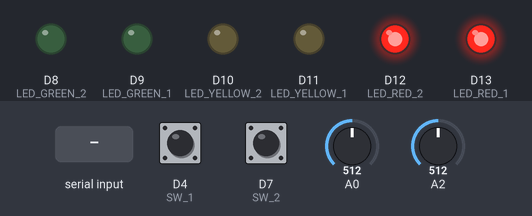
This sketch was run on a simulated Arduino Uno R4 WiFi. On the bench: output pins drawn as LEDs (lit = HIGH). Dashed ring = blinking. The inputs (shaded band) are chosen by the test bench; at power-on: D4 (SW_1) LOW, D7 (SW_2) LOW, A0 = 512, A2 = 512 (analog values on the 0–1023 scale). What the sketch prints to the serial monitor is not drawn.

Above: at 1.2 s.
1.3 s: "START\n" received over Serial
At 1.47 s:
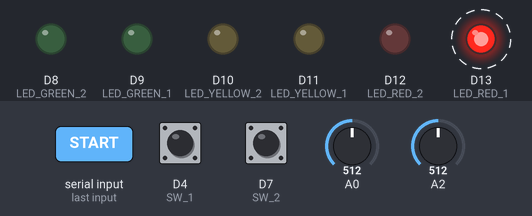
At 2.09 s:
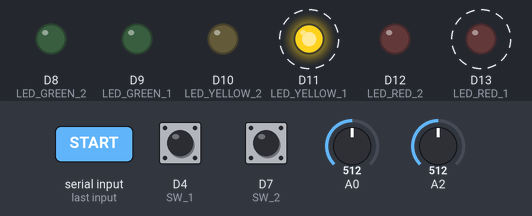
16.3 s: "STOP\n" received over Serial
At 16.9 s:
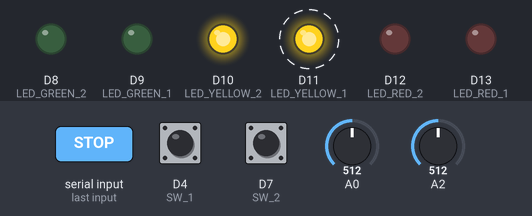
Timing chart, 0 to 18.8 s (numbered marks = the images above; inputs shaded):
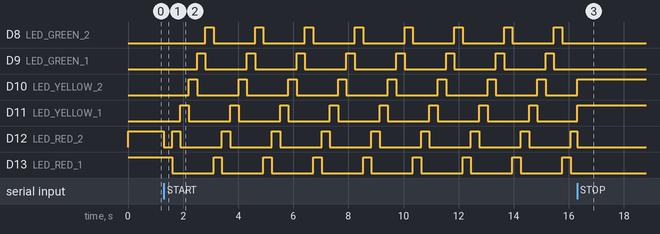

Measured:
- after the input at 1.3 s, D8 (LED_GREEN_2): alternates HIGH for 0.30 s and LOW for 1.5 s, starting after 1.5 s; D9 (LED_GREEN_1): alternates HIGH for 0.30 s and LOW for 1.5 s, starting after 1.2 s
- after the input at 16.3 s, D8 (LED_GREEN_2): stays LOW (without the input it goes to HIGH after 0.97 s); D9 (LED_GREEN_1): stays LOW (without the input it goes to HIGH after 0.67 s); D13 (LED_RED_1): stays LOW (without the input it goes to HIGH after 1.3 s)

The sketch:

Uno_R4_2ch_512Hz.ino
```cpp
#include "FspTimer.h"
#include <Arduino.h>

// ===== CONFIGURATION =====
#define NUM_CHANNELS 2              // A0, A2
#define HEADER_LEN 3
#define PACKET_LEN (NUM_CHANNELS * 2 + HEADER_LEN + 1) // 8 bytes
#define SAMP_RATE 512.0             // 512 Hz
#define SYNC_BYTE_1 0xC7
#define SYNC_BYTE_2 0x7C
#define END_BYTE 0x01
#define BAUD_RATE 230400

// ===== LED & SWITCH CONFIG =====
#define LED_RED_1   13  // Top 1
#define LED_RED_2   12  // Top 2

#define LED_YELLOW_1  11  // Middle 1
#define LED_YELLOW_2  10  // Middle 2

#define LED_GREEN_1   9   // Bottom 1
#define LED_GREEN_2   8   // Bottom 2

#define SW_1  4   // Button 1
#define SW_2  7   // Button 2

bool sw1 = false;
bool sw2 = false;

// ===== GLOBALS =====
uint8_t packetBuffer[PACKET_LEN];
uint8_t ch_A0 = 0;
uint8_t ch_A2 = 2;
uint16_t adcValue = 0;
bool timerStatus = false;
bool bufferReady = false;
FspTimer ChordsTimer;

// State Variabless
bool isConnected = false;
bool isAcquiring = false;

// ===== HELPER FUNCTIONS =====
void updateLEDs() {
  if (!isConnected) {
    // Disconnected: Red ON
    digitalWrite(LED_RED_1, HIGH);
    digitalWrite(LED_RED_2, HIGH);
    digitalWrite(LED_YELLOW_1, LOW);
    digitalWrite(LED_YELLOW_2, LOW);
    digitalWrite(LED_GREEN_1, LOW);
    digitalWrite(LED_GREEN_2, LOW);
  }
  else if (isConnected && !isAcquiring) {
    // Connected (Idle): Yellow ON
    digitalWrite(LED_RED_1, LOW);
    digitalWrite(LED_RED_2, LOW);
    digitalWrite(LED_YELLOW_1, HIGH);
    digitalWrite(LED_YELLOW_2, HIGH);
    digitalWrite(LED_GREEN_1, LOW);
    digitalWrite(LED_GREEN_2, LOW);
  }
}

// ===== TIMER FUNCTIONS =====
bool timerStart() {
  timerStatus = true;
  isAcquiring = true;
  isConnected = true;
  updateLEDs();
  return ChordsTimer.start();
}

bool timerStop() {
  timerStatus = false;
  bufferReady = false;
  isAcquiring = false;
  updateLEDs();
  return ChordsTimer.stop();
}

void timerCallback(timer_callback_args_t __attribute((unused)) * p_args) {
  if (!timerStatus) {
    return;
  }

  // Read 2 channels (A0, A2)
  adcValue = analogRead(ch_A0);
  packetBuffer[HEADER_LEN] = highByte(adcValue);
  packetBuffer[HEADER_LEN + 1] = lowByte(adcValue);

  adcValue = analogRead(ch_A2);
  packetBuffer[HEADER_LEN + 2] = highByte(adcValue);
  packetBuffer[HEADER_LEN + 3] = lowByte(adcValue);

  // Increment counter
  packetBuffer[2]++;
  bufferReady = true;
}

bool timerBegin(float sampling_rate) {
  uint8_t timer_type = GPT_TIMER;
  int8_t timer_channel = FspTimer::get_available_timer(timer_type);

  if (timer_channel != -1) {
    ChordsTimer.begin(TIMER_MODE_PERIODIC, timer_type, timer_channel, sampling_rate, 0.0f, timerCallback);
    ChordsTimer.setup_overflow_irq();
    ChordsTimer.open();
    return true;
  } else {
    return false;
  }
}

// ===== DATA TRANSMISSION =====
void sendBinaryPacket() {
  Serial.write(packetBuffer, PACKET_LEN);
}

// ===== COMMAND PROCESSING =====
void processCommand(String command) {
  command.trim();
  command.toUpperCase();

  // If we receive ANY command, we ensure we are marked connected
  if (!isConnected) {
    isConnected = true;
    updateLEDs();
  }

  if (command == "WHORU") {
    Serial.println("UNO-R4-2CH-512HZ");
  }
  else if (command == "START") {
    timerStart();
    Serial.println("ACQUISITION_STARTED");
  }
  else if (command == "STOP") {
    timerStop();
    Serial.println("ACQUISITION_STOPPED");
  }
  else if (command == "STATUS") {
    Serial.println(timerStatus ? "RUNNING" : "STOPPED");
  }
  else if (command == "CONFIG") {
    Serial.println("2 CHANNELS @ 512 Hz");
    Serial.println("CH0 = A0");
    Serial.println("CH1 = A2");
    Serial.println("PACKET_SIZE = 8 bytes");
  }
  else {
    Serial.println("UNKNOWN_COMMAND");
  }
}

// ===== SETUP =====
void setup() {
  Serial.begin(BAUD_RATE);

  // LED Setup
  pinMode(LED_RED_1, OUTPUT);
  pinMode(LED_YELLOW_1, OUTPUT);
  pinMode(LED_GREEN_1, OUTPUT);

  pinMode(LED_RED_2, OUTPUT);
  pinMode(LED_YELLOW_2, OUTPUT);
  pinMode(LED_GREEN_2, OUTPUT);

  // Switch Setup
  pinMode(SW_1, INPUT);
  pinMode(SW_2, INPUT);

  // Initialize packet buffer
  packetBuffer[0] = SYNC_BYTE_1;
  packetBuffer[1] = SYNC_BYTE_2;
  packetBuffer[2] = 0;
  packetBuffer[PACKET_LEN - 1] = END_BYTE;

  timerBegin(SAMP_RATE);
  analogReadResolution(14);

  // Initial State: Disconnected (Red)
  isConnected = false;
  isAcquiring = false;
  updateLEDs();

  // Print banner
  Serial.println("\n=== 2-CHANNEL BCI @ 512 Hz ===");
}

// ===== LED ANIMATION =====
void runChaserAnimation() {
  static unsigned long lastUpdate = 0;
  static int currentLedIdx = 0;

  const int ledPins[] = {LED_RED_1, LED_RED_2, LED_YELLOW_1, LED_YELLOW_2, LED_GREEN_1, LED_GREEN_2};

  const int numLeds = 6;

  if (millis() - lastUpdate > 300) { // Speed: 300ms
    lastUpdate = millis();

    // Turn off all
    for (int i=0; i<numLeds; i++) {
      digitalWrite(ledPins[i], LOW);
    }

    // Turn on current
    digitalWrite(ledPins[currentLedIdx], HIGH);

    // Move next
    currentLedIdx++;
    if (currentLedIdx >= numLeds) currentLedIdx = 0;
  }
}

// ===== MAIN LOOP =====
void loop() {
  // 1. LED Handling
  if (isConnected && isAcquiring) {
    runChaserAnimation();
  } else {
    // If not acquiring, ensure static state is maintained (Red/Yellow)
    // We call this periodically or just rely on state transitions.
    // To be safe against animation leftovers, we can just let updateLEDs handle transition.
  }

  // 2. Data Sending
  if (timerStatus and bufferReady) {
    sendBinaryPacket();
    bufferReady = false;
  }

  // 3. Command Processing
  if (Serial.available()) {
    String command = Serial.readStringUntil('\n');
    processCommand(command);
  }

  // 4. Switch Handling (Robust Debounce)
  static bool sw1State = LOW;
  static bool sw2State = LOW;
  static bool lastReading1 = LOW;
  static bool lastReading2 = LOW;
  static unsigned long lastDebounceTime1 = 0;
  static unsigned long lastDebounceTime2 = 0;
  unsigned long debounceDelay = 50; // 50ms stability required

  // --- Switch 1 ---
  bool reading1 = digitalRead(SW_1);
  if (reading1 != lastReading1) {
    lastDebounceTime1 = millis();
  }
  if ((millis() - lastDebounceTime1) > debounceDelay) {
    // Reading has been stable for > 50ms
    if (reading1 != sw1State) {
      sw1State = reading1;
      if (sw1State == HIGH) {
        Serial.println("MSG:SWITCH_1_PRESSED");
      }
    }
  }
  lastReading1 = reading1;

  // --- Switch 2 ---
  bool reading2 = digitalRead(SW_2);
  if (reading2 != lastReading2) {
    lastDebounceTime2 = millis();
  }
  if ((millis() - lastDebounceTime2) > debounceDelay) {
    // Reading has been stable for > 50ms
    if (reading2 != sw2State) {
      sw2State = reading2;
      if (sw2State == HIGH) {
        // Trigger handled by text message only now (App logic fixed)
        Serial.println("MSG:SWITCH_2_PRESSED");
      }
    }
  }
  lastReading2 = reading2;
}
```
